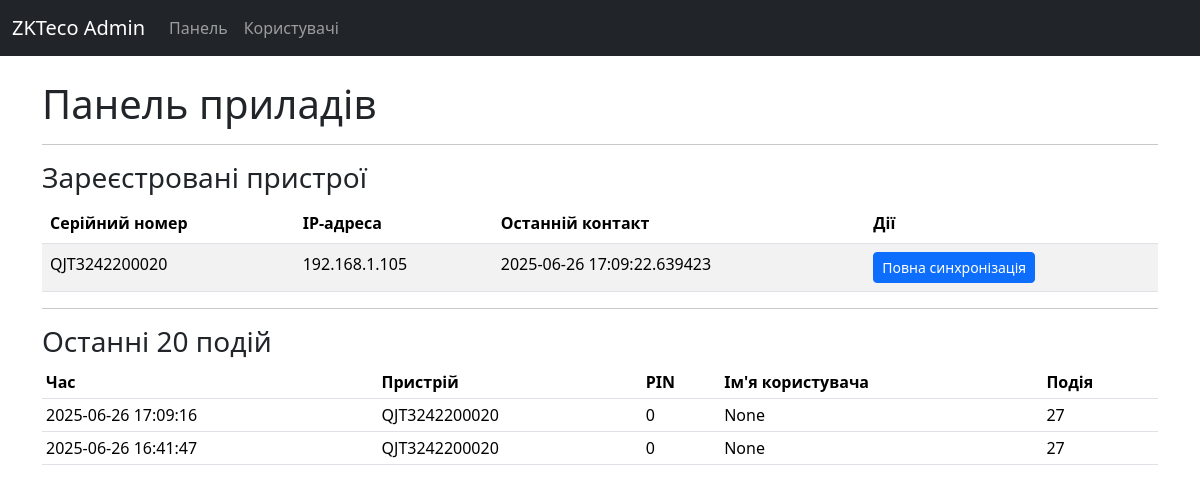
The page / on the database its author committed.
### tables this page shows
CREATE TABLE devices (id INTEGER PRIMARY KEY, sn TEXT UNIQUE, ip_address TEXT, last_seen TIMESTAMP, alias TEXT, firmware_version TEXT);

CREATE TABLE event_logs (id INTEGER PRIMARY KEY, device_sn TEXT, user_pin TEXT, event_time TIMESTAMP, event_type TEXT, verification_mode TEXT, door_id INTEGER);

### server.py (the view)
@app.route('/')
def dashboard():
    with db_lock:
        conn = get_db_connection()
        devices = conn.execute("SELECT * FROM devices ORDER BY last_seen DESC").fetchall()
        logs = conn.execute("SELECT l.*, u.name FROM event_logs l LEFT JOIN users u ON l.user_pin = u.pin ORDER BY l.id DESC LIMIT 20").fetchall()
        conn.close()
    return render_template('dashboard.html', devices=devices, logs=logs)

### server.py (called while the page is built)
def get_db_connection():
    conn = sqlite3.connect(DATABASE_NAME, timeout=10)
    conn.row_factory = sqlite3.Row
    return conn

### templates/dashboard.html (shortened to what this page needs)
{% extends 'base.html' %}
{% block content %}
    <h1>Панель приладів</h1>
    <hr>
    <h3>Зареєстровані пристрої</h3>
    <table class="table table-striped">
        <thead><tr><th>Серійний номер</th><th>IP-адреса</th><th>Останній контакт</th><th>Дії</th></tr></thead>
        <tbody>
        {% for device in devices %}
            <tr>
                <td>{{ device.sn|e }}</td>
                <td>{{ device.ip_address|e }}</td>
                <td>{{ device.last_seen|e }}</td>
                <td>
                    <a href="{{ url_for('sync_all', device_sn=device.sn) }}" class="btn btn-sm btn-primary">Повна синхронізація</a>
                </td>
            </tr>
        {% else %}
            <tr><td colspan="4">Немає зареєстрованих пристроїв.</td></tr>
        {% endfor %}
        </tbody>
    </table>
    <hr>
    <h3>Останні 20 подій</h3>
    <table class="table table-sm">
        <thead><tr><th>Час</th><th>Пристрій</th><th>PIN</th><th>Ім'я користувача</th><th>Подія</th></tr></thead>
        <tbody>
        {% for log in logs %}
            <tr>
                <td>{{ log.event_time|e }}</td>
                <td>{{ log.device_sn|e }}</td>
                <td>{{ log.user_pin|e }}</td>
                <td>{{ log.name|e or 'Невідомий' }}</td>
                <td>{{ log.event_type|e }}</td>
            </tr>
        {% else %}
            <tr><td colspan="5">Журнал подій порожній.</td></tr>
        {% endfor %}
        </tbody>
    </table>
{% endblock %}

### templates/base.html (style rules this page uses)
body { padding-top: 5rem; }

### rows shown on the page
devices: sn "QJT3242200020", ip_address "192.168.1.105", last_seen "2025-06-26 17:09:22.639423"
event_logs: event_time "2025-06-26 17:09:16", device_sn "QJT3242200020", user_pin "0", name "None", event_type "27"
event_logs: event_time "2025-06-26 16:41:47", device_sn "QJT3242200020", user_pin "0", name "None", event_type "27"
